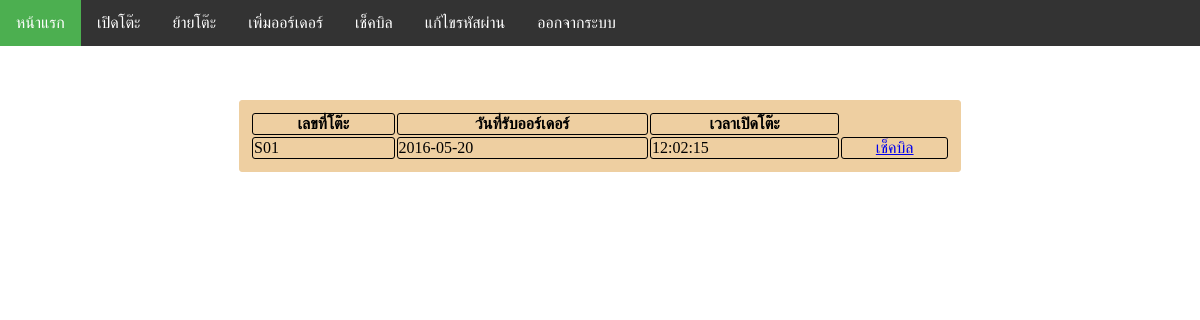
Page /sermmit/showbill.php on the committed database.
### tables this page shows
CREATE TABLE `ordertype` (
  `order_id` int(5) NOT NULL,
  `order_date` date NOT NULL,
  `open_date` time NOT NULL,
  `table_id` varchar(4) NOT NULL,
  `saleq` char(1) NOT NULL,
  `suma` int(10) NOT NULL,
  `sumo` int(10) NOT NULL
);

### sermmit/showbill.php (the view, shortened to what this page needs)
<html>
<head>
</head>
<body>
  <ul>
	<li><a class="active" href="user_page.php">หน้าแรก</a></li>
	<li><a href="startorder.php">เปิดโต๊ะ</a></li>
	<li><a href="change_table.php">ย้ายโต๊ะ</a></li>
	<li><a href="foodorder.php">เพิ่มออร์เดอร์</a></li>
	<li ><a href="showbill.php">เช็คบิล</a></li>
	 <li ><a href="edit_profile_cash.php">แก้ไขรหัสผ่าน</a></li>
	<li><a href="logout.php">ออกจากระบบ</a></li>
</ul>
<div class="datagrid" >
<?php
$strSQL = "SELECT * FROM ordertype order by table_id";
$objQuery = mysql_query($strSQL) or die ("Error Query [".$strSQL."]");
?>
<table>
    <th > <div align="center">เลขที่โต๊ะ</div></th>
    <th > <div align="center">วันที่รับออร์เดอร์</div></th>
	 <th > <div align="center">เวลาเปิดโต๊ะ</div></th>
<?php
while($objResult = mysql_fetch_array($objQuery))
{
?>
  <tr>
   <td><?php echo $objResult["table_id"];?></td>
    <td><?php echo $objResult["order_date"];?></td>
    <td><?php echo $objResult["open_date"];?></td>
    <td align="center"><a href="showbillmenu.php?orderID=<?php echo $objResult["order_id"];?>&orderDate=<?php echo $objResult["order_date"];?>">เช็คบิล</a></td>
  </tr>
<?php
}
?>
</table>
</div>
</body>
</html>

### sermmit/showbill.php (style rules this page uses)
.datagrid { padding:10px; background: #EECFA1; overflow: hidden; border: 1px solid #EECFA1; -webkit-border-radius: 3px; -moz-border-radius: 3px; border-radius: 3px; margin-left: auto; margin-right:auto; color: #000; width: 700px; margin-top: 100px; }
body { margin: 0; }
ul { list-style-type: none; margin: 0; padding: 0; overflow: hidden; background-color: #333; position: fixed; top: 0; width: 100%; left: 0; }
li { float: left; }
li a { display: block; color: white; text-align: center; padding: 14px 16px; text-decoration: none; }
.active { background-color: #4CAF50; }
table { background: #EECFA1; width: 100%; }
table tr td { border: 1px solid ; -webkit-border-radius: 3px; -moz-border-radius: 3px; border-radius: 3px; }
table th { border: 1px solid ; -webkit-border-radius: 3px; -moz-border-radius: 3px; border-radius: 3px; }

### rows in the picture
ordertype: table "S01", order_date "2016-05-20", open_date "12:02:15"
